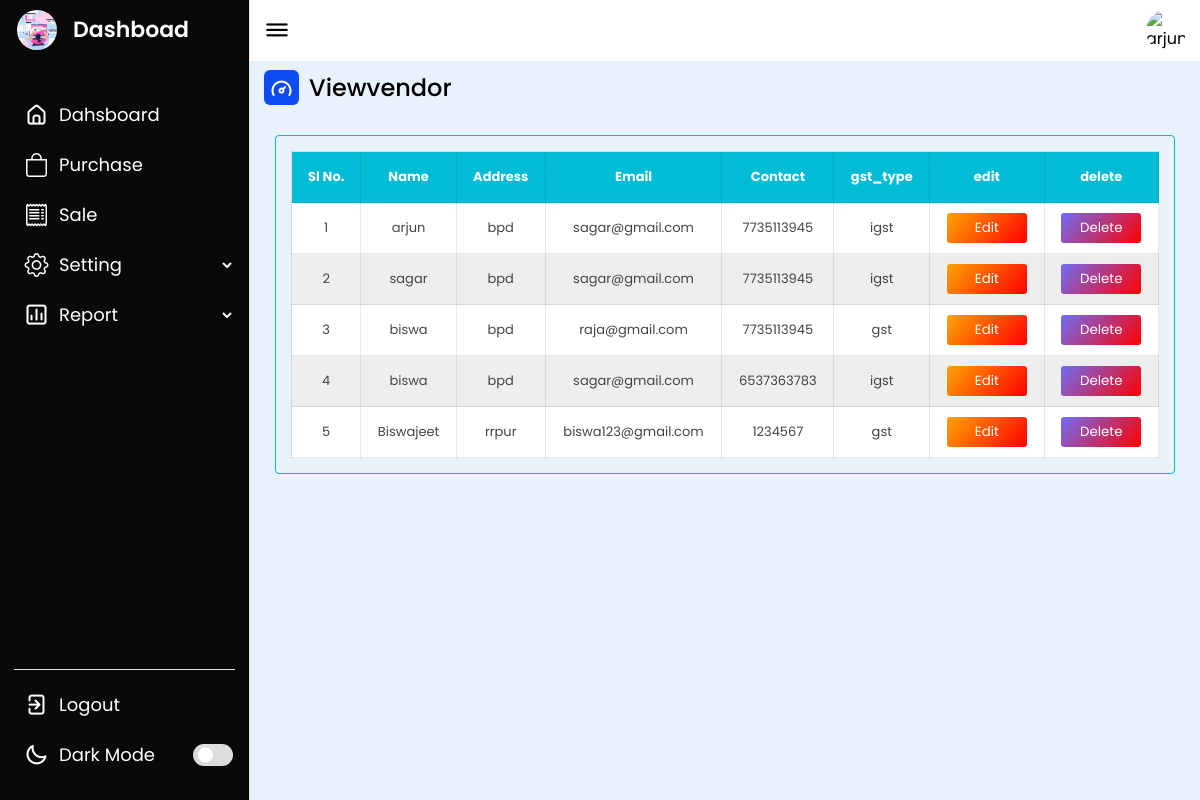
Page /viewvendor.php (signed in) on the committed database.
### tables this page shows
CREATE TABLE `vendor_master` (
  `vendor_id` int(100) NOT NULL,
  `vendor_name` varchar(100) NOT NULL,
  `vendor_address` varchar(100) NOT NULL,
  `vendor_email` varchar(100) NOT NULL,
  `vendor_contact` varchar(100) NOT NULL,
  `gst_type` varchar(100) NOT NULL
);

### viewvendor.php (the view, shortened to what this page needs)
<?php
     include 'db.php';
     ?>
<!DOCTYPE html>
<html lang="en">
<head>
    <link rel="stylesheet" href="css/mystyle.css">
</head>
<body>
<?php
	include 'navbar.php';
	?>
    <section class="dashboard">
    <div class="top">
            <i class="uil uil-bars sidebar-toggle"></i>
            <img src="images/profile.jpeg" alt="arjun">
        </div>
        <div class="dash-content">
            <div class="overview">
                <div class="title">
                    <i class="uil uil-tachometer-fast-alt"></i>
                    <span class="text">Viewvendor</span>
                </div>
                <div class="table_responsive" style="max-height: 600px;">
    <table>
      <thead>
          <tr>
            <th><strong>Sl No.</strong></th>
            <th><strong>Name</strong></th>
            <th><strong>Address</strong></th>
            <th><strong>Email</strong></th>
            <th><strong>Contact</strong></th>
            <th><strong>gst_type</strong></th>
            <th><strong>edit</strong></th>
            <th><strong>delete</strong></th>
          </tr>
          </thead>
          <?php
    $count=1;
    $sel_query="select * from vendor_master ORDER BY vendor_id asc;";
    $result = mysqli_query($con,$sel_query);
    while ($row =mysqli_fetch_array($result))
    {
    ?>
       <tr>
       <td align="center"><?php echo $count;?></td>
            <td align="center"><?php echo $row['vendor_name'];?></td>
            <td align="center"><?php echo $row['vendor_address'];?></td>
            <td align="center"><?php echo $row['vendor_email'];?></td>
            <td align="center"><?php echo $row['vendor_contact'];?></td>
            <td align="center"><?php echo $row['gst_type'];?></td>
            <td align="center">
            <a href="updatevendor.php?vid=<?php echo $row['vendor_id'];?>">
              <button type="button" style="background: linear-gradient(
        130deg,
        orange,
        red
    ); color: #ffffff;
    border-radius: 3px; border: none;">Edit</button>
            </a>
            </td>
            <td align="center">
<a href="viewvendor.php?id=<?php echo $row['vendor_id'];?>">
  <button type="button" onclick="return confirm('do you want to delete');" style="background: linear-gradient(
        130deg,
        #6f6df4,
        red
    ); color: #ffffff;
    border-radius: 3px; border: none;">Delete</button>
</a>
</td>
    </tr>
    <?php $count++; ?>
    <?php } ?>
    </table>
                </div>
            </div>
        </div>
    </section>
</body>
</html>

### css/mystyle.css (style rules this page uses)
* { box-sizing: border-box; }
.table_responsive { max-width: 900px; border: 1px solid #00bcd4; background-color: #efefef33; padding: 15px; overflow: auto; margin: auto; border-radius: 4px; }
table { width: 100%; font-size: 13px; color: #444; white-space: nowrap; border-collapse: collapse; }
table>thead { background-color: #00bcd4; color: #fff; }
table>thead th { padding: 15px; }
table th, table td { border: 1px solid #00000017; padding: 10px 15px; }
table>tbody>tr { background-color: #fff; transition: 0.3s ease-in-out; }
table>tbody>tr:nth-child(even) { background-color: rgb(238, 238, 238); }
button { width: 80px; height:30px; }

### css/style.css (style rules this page uses)
* { margin: 0; padding: 0; box-sizing: border-box; font-family: 'Poppins', sans-serif; }
:root { --primary-color: #0E4BF1; --panel-color: #FFF; --text-color: #000; --black-light-color: #707070; --border-color: #e6e5e5; --toggle-color: #DDD; --box1-color: #62a5ec; --box2-color: #FFE6AC; --box3-color: #E7D1FC; --box4-color: #87e6e3; --title-icon-color: #fff; --nav-color: #090909; --dash-color: #e7f2fd; --tran-05: all 0.5s ease; --tran-03: all 0.3s ease; --tran-03: all 0.2s ease; }
body { min-height: 100vh; background-color: var(--primary-color); }
.dashboard { position: relative; left: 250px; background-color: var(--dash-color); min-height: 100vh; width: calc(100% - 250px); padding: 10px 14px; transition: var(--tran-05); }
.dashboard .top { position: fixed; top: 0; left: 250px; display: flex; width: calc(100% - 250px); justify-content: space-between; align-items: center; padding: 10px 14px; background-color: var(--panel-color); transition: var(--tran-05); z-index: 10; }
.dashboard .top .sidebar-toggle { font-size: 26px; color: var(--text-color); cursor: pointer; }
.top img { width: 40px; border-radius: 50%; }
.dashboard .dash-content { padding-top: 0px; }
.dash-content .title { display: flex; align-items: center; margin: 60px 0 30px 0; }
.dash-content .title i { position: relative; height: 35px; width: 35px; background-color: var(--primary-color); border-radius: 6px; color: var(--title-icon-color); display: flex; align-items: center; justify-content: center; font-size: 24px; }
.dash-content .title .text { font-size: 24px; font-weight: 500; color: var(--text-color); margin-left: 10px; }

### rows in the picture
vendor_master: vendor_name "arjun", vendor_address "bpd", vendor_email "sagar@gmail.com", vendor_contact "7735113945", gst_type "igst"
vendor_master: vendor_name "sagar", vendor_address "bpd", vendor_email "sagar@gmail.com", vendor_contact "7735113945", gst_type "igst"
vendor_master: vendor_name "biswa", vendor_address "bpd", vendor_email "raja@gmail.com", vendor_contact "7735113945", gst_type "gst"
vendor_master: vendor_name "biswa", vendor_address "bpd", vendor_email "sagar@gmail.com", vendor_contact "6537363783", gst_type "igst"
vendor_master: vendor_name "Biswajeet", vendor_address "rrpur", vendor_email "biswa123@gmail.com", vendor_contact "1234567", gst_type "gst"
